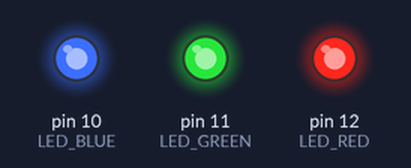
The sketch below on a simulated Arduino Uno, built with avr-gcc and run on an emulated ATmega328P. Parts: output pins drawn as LEDs (lit = HIGH).

Above: at 0.2 s.
At 1.7 s:
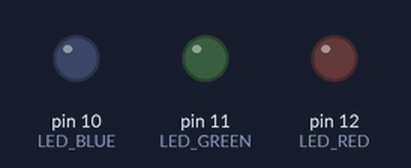
Timing chart, 0 to 3.0 s (numbered marks = the images above):
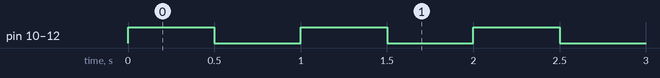

Measured:
- by itself, pin 10 (LED_BLUE), pin 11 (LED_GREEN), pin 12 (LED_RED): alternates HIGH for 0.50 s and LOW for 0.50 s

The sketch:

01_LED_04.ino
```cpp
int LED_RED = 12;
int LED_GREEN = 11;
int LED_BLUE = 10;

void setup() {
  pinMode(LED_RED, OUTPUT);
  pinMode(LED_GREEN, OUTPUT);
  pinMode(LED_BLUE, OUTPUT);
}

// 버전 2 : 모든 LED가 켜진 뒤 0.5초 동안 유지하고, 모든 LED를 끈 뒤 0.5초 유지
void loop() {
  digitalWrite(LED_RED, HIGH);
  digitalWrite(LED_GREEN, HIGH);
  digitalWrite(LED_BLUE, HIGH);
  delay(500);

  digitalWrite(LED_RED, LOW);
  digitalWrite(LED_GREEN, LOW);
  digitalWrite(LED_BLUE, LOW);
  delay(500);
}
```
